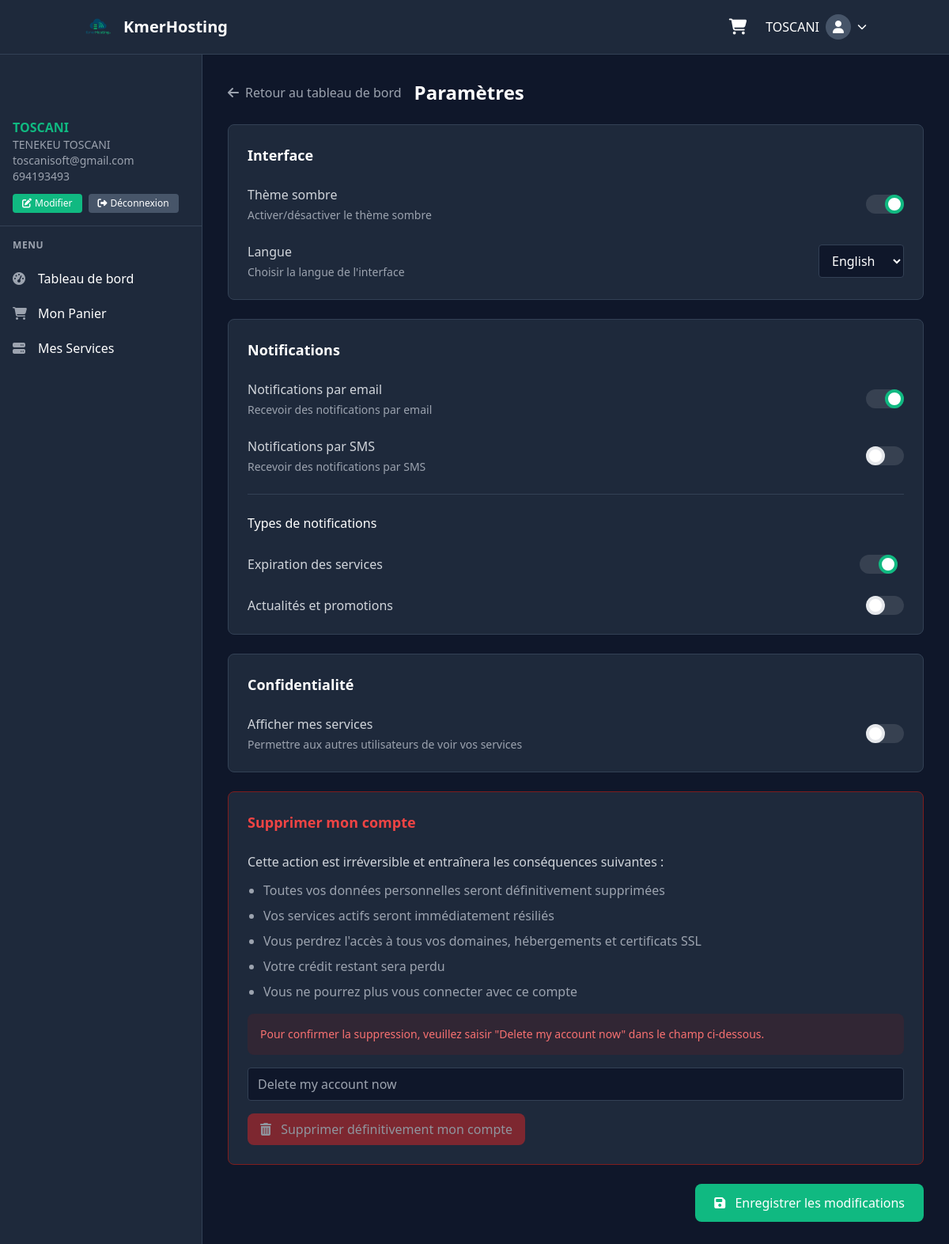
Screenshot of /customers/parametres.php (signed in) with the database file from the repository.
### tables this page shows
CREATE TABLE IF NOT EXISTS `users` (
  `id` int(11) NOT NULL AUTO_INCREMENT,
  `fullname` varchar(100) NOT NULL,
  `username` varchar(50) NOT NULL,
  `email` varchar(100) NOT NULL,
  `tel` varchar(20) NOT NULL,
  `password` varchar(255) NOT NULL,
  `created_at` timestamp NULL DEFAULT CURRENT_TIMESTAMP,
  `updated_at` timestamp NULL DEFAULT CURRENT_TIMESTAMP ON UPDATE CURRENT_TIMESTAMP,
  `profile_image` varchar(191) DEFAULT NULL,
  `company` varchar(100) DEFAULT NULL,
  `country` varchar(50) DEFAULT NULL,
  `address` varchar(191) DEFAULT NULL,
  `city` varchar(100) DEFAULT NULL,
  `region` varchar(100) DEFAULT NULL,
  `postal_code` varchar(20) DEFAULT NULL,
  `website` varchar(191) DEFAULT NULL,
  `credit` decimal(10,2) NOT NULL DEFAULT '0.00',
  `verification_code` varchar(100) DEFAULT NULL,
  `verification_expiry` datetime DEFAULT NULL,
  `is_verified` tinyint(1) DEFAULT '0',
  PRIMARY KEY (`id`),
  UNIQUE KEY `username` (`username`),
  UNIQUE KEY `email` (`email`)
);

CREATE TABLE IF NOT EXISTS `user_settings` (
  `id` int(11) NOT NULL AUTO_INCREMENT,
  `user_id` int(11) NOT NULL,
  `theme` enum('light','dark') NOT NULL DEFAULT 'dark',
  `language` varchar(5) NOT NULL DEFAULT 'fr',
  `notifications_email` tinyint(1) NOT NULL DEFAULT '1',
  `notifications_sms` tinyint(1) NOT NULL DEFAULT '0',
  `notifications_expiry` tinyint(1) NOT NULL DEFAULT '1',
  `notifications_invoice` tinyint(1) NOT NULL DEFAULT '1',
  `notifications_news` tinyint(1) NOT NULL DEFAULT '0',
  `privacy_show_services` tinyint(1) NOT NULL DEFAULT '0',
  `privacy_show_domains` tinyint(1) NOT NULL DEFAULT '0',
  `created_at` timestamp NOT NULL DEFAULT CURRENT_TIMESTAMP,
  `updated_at` timestamp NOT NULL DEFAULT CURRENT_TIMESTAMP ON UPDATE CURRENT_TIMESTAMP,
  PRIMARY KEY (`id`),
  UNIQUE KEY `user_id` (`user_id`)
);

### customers/parametres.php (the view, shortened to what the rows shown need)
<?php
require_once '../backend/config/db.php';
require_once '../backend/functions.php';
require_once '../backend/settings/get_settings.php';
$currentUser = getCurrentUser();
$userSettings = getUserSettings($_SESSION['user_id']);
$languages = [
    'fr' => 'Français',
    'en' => 'English'
];
?>
<!DOCTYPE html>
<html lang="fr">
<head>
    <script src="https://cdn.tailwindcss.com"></script>
    <link rel="stylesheet" href="https://cdnjs.cloudflare.com/ajax/libs/font-awesome/6.4.0/css/all.min.css">
</head>
<body class="bg-dark-900 text-white">
    <header class="bg-dark-800 border-b border-dark-700">
        <div class="container mx-auto px-4 py-3 flex items-center justify-between">
            <div class="flex items-center space-x-4">
                <div class="relative group" id="profile-dropdown">
                    <button class="flex items-center space-x-2 text-white hover:text-kmergreen-light focus:outline-none">
                        <span class="hidden md:inline-block"><?php echo htmlspecialchars($currentUser['username']); ?></span>
                        <?php if (!empty($currentUser['profile_image'])): ?>
                            <img src="<?php echo htmlspecialchars($currentUser['profile_image']); ?>" alt="User" class="w-8 h-8 rounded-full border border-dark-600">
                        <?php else: ?>
                            <div class="w-8 h-8 rounded-full bg-dark-600 flex items-center justify-center">
                                <i class="fas fa-user"></i>
                            </div>
                        <?php endif; ?>
                        <i class="fas fa-chevron-down text-xs transition-transform duration-300" id="dropdown-icon"></i>
                    </button>
                </div>
            </div>
        </div>
    </header>
    <div class="flex">
        <aside id="sidebar" class="fixed inset-y-0 left-0 transform -translate-x-full lg:translate-x-0 z-50 w-64 bg-dark-800 border-r border-dark-700 pt-16 transition-transform duration-300 ease-in-out lg:static lg:w-64">
            <div class="h-full overflow-y-auto scrollbar-thin">
                <div class="px-4 py-4 border-b border-dark-700">
                    <div class="flex flex-col">
                        <span class="font-semibold text-kmergreen"><?php echo htmlspecialchars($currentUser['username']); ?></span>
                        <span class="text-sm text-gray-400"><?php echo htmlspecialchars($currentUser['fullname'] ?? ''); ?></span>
                        <span class="text-sm text-gray-400"><?php echo htmlspecialchars($currentUser['email']); ?></span>
                        <span class="text-sm text-gray-400"><?php echo htmlspecialchars($currentUser['tel'] ?? ''); ?></span>
                    </div>
                </div>
            </div>
        </aside>
        <main class="flex-1 p-4 lg:p-8 pt-4 pb-8 overflow-x-hidden">
            <div class="max-w-7xl mx-auto">
                <div class="flex items-center justify-between mb-6">
                    <div class="flex items-center">
                        <h1 class="text-2xl font-bold">Paramètres</h1>
                    </div>
                </div>
                <form id="settings-form" action="../backend/settings/update_settings.php" method="POST">
                    <div class="bg-dark-800 rounded-lg border border-dark-700 p-6 mb-6">
                        <h2 class="text-lg font-semibold text-white mb-6">Interface</h2>
                        <div class="space-y-6">
                            <div class="flex items-center justify-between">
                                <div class="relative inline-block w-12 align-middle">
                                    <input type="checkbox" id="toggle-theme" name="theme" value="dark" class="toggle-checkbox absolute block w-6 h-6 rounded-full bg-white border-4 appearance-none cursor-pointer checked:right-0 checked:border-kmergreen" <?php echo $userSettings['theme'] === 'dark' ? 'checked' : ''; ?> />
                                </div>
                            </div>
                            <div class="flex items-center justify-between">
                                <div>
                                    <p class="text-gray-300 mb-1">Langue</p>
                                    <p class="text-gray-400 text-sm">Choisir la langue de l'interface</p>
                                </div>
                                <select name="language" class="bg-dark-900 border border-dark-700 rounded px-3 py-2 text-white">
                                    <?php foreach ($languages as $code => $name): ?>
                                    <option value="<?php echo $code; ?>" <?php echo $userSettings['language'] === $code ? 'selected' : ''; ?>><?php echo $name; ?></option>
                                    <?php endforeach; ?>
                                </select>
                            </div>
                        </div>
                    </div>
                    <div class="bg-dark-800 rounded-lg border border-dark-700 p-6 mb-6">
                        <h2 class="text-lg font-semibold text-white mb-6">Notifications</h2>
                        <div class="space-y-6">
                            <div class="flex items-center justify-between">
                                <div class="relative inline-block w-12 align-middle">
                                    <input type="checkbox" id="notifications-email" name="notifications_email" value="1" class="toggle-checkbox absolute block w-6 h-6 rounded-full bg-white border-4 appearance-none cursor-pointer checked:right-0 checked:border-kmergreen" <?php echo $userSettings['notifications_email'] ? 'checked' : ''; ?> />
                                </div>
                            </div>
                            <div class="flex items-center justify-between">
                                <div class="relative inline-block w-12 align-middle">
                                    <input type="checkbox" id="notifications-sms" name="notifications_sms" value="1" class="toggle-checkbox absolute block w-6 h-6 rounded-full bg-white border-4 appearance-none cursor-pointer checked:right-0 checked:border-kmergreen" <?php echo $userSettings['notifications_sms'] ? 'checked' : ''; ?> />
                                    <label for="notifications-sms" class="toggle-label block h-6 rounded-full bg-gray-700 cursor-pointer"></label>
                                </div>
                            </div>
                            <div class="border-t border-dark-700 pt-6">
                                <div class="space-y-4">
                                    <div class="flex items-center justify-between py-3">
                                        <div class="relative inline-block w-12 mr-2 align-middle select-none">
                                            <input type="checkbox" id="notifications-expiry" name="notifications_expiry" value="1" class="toggle-checkbox absolute block w-6 h-6 rounded-full bg-white border-4 appearance-none cursor-pointer checked:right-0 checked:border-kmergreen" <?php echo $userSettings['notifications_expiry'] ? 'checked' : ''; ?> />
                                        </div>
                                    </div>
                                    <div class="flex items-center justify-between">
                                        <div class="relative inline-block w-12 align-middle">
                                            <input type="checkbox" id="notifications-news" name="notifications_news" value="1" class="toggle-checkbox absolute block w-6 h-6 rounded-full bg-white border-4 appearance-none cursor-pointer checked:right-0 checked:border-kmergreen" <?php echo $userSettings['notifications_news'] ? 'checked' : ''; ?> />
                                            <label for="notifications-news" class="toggle-label block h-6 rounded-full bg-gray-700 cursor-pointer"></label>
                                        </div>
                                    </div>
                                </div>
                            </div>
                        </div>
                    </div>
                    <div class="bg-dark-800 rounded-lg border border-dark-700 p-6 mb-6">
                        <h2 class="text-lg font-semibold text-white mb-6">Confidentialité</h2>
                        <div class="space-y-6">
                            <div class="flex items-center justify-between">
                                <div class="relative inline-block w-12 align-middle">
                                    <input type="checkbox" id="privacy-services" name="privacy_show_services" value="1" class="toggle-checkbox absolute block w-6 h-6 rounded-full bg-white border-4 appearance-none cursor-pointer checked:right-0 checked:border-kmergreen" <?php echo $userSettings['privacy_show_services'] ? 'checked' : ''; ?> />
                                    <label for="privacy-services" class="toggle-label block h-6 rounded-full bg-gray-700 cursor-pointer"></label>
                                </div>
                            </div>
                        </div>
                    </div>
                    <div class="bg-dark-800 rounded-lg border border-red-900 p-6 mb-6">
                        <h2 class="text-lg font-semibold text-red-500 mb-6">Supprimer mon compte</h2>
                    </div>
                </form>
            </div>
        </main>
    </div>
</body>
</html>

### rows the page displays
users: username "TOSCANI", fullname "TENEKEU TOSCANI", email "toscanisoft@gmail.com", tel "694193493"
user_settings: theme "☑", language "English", notifications_email "☑", notifications_expiry "☑"
